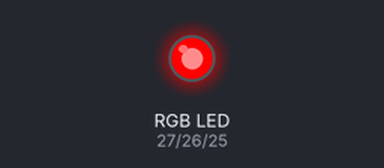
This sketch was run on a simulated ESP32. Shown: an RGB LED mixed from three pins (HIGH = lit).

Above: at 0.2 s.
At 1.2 s:
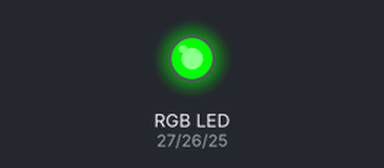
At 1.7 s:
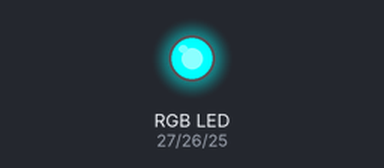
At 2.2 s:
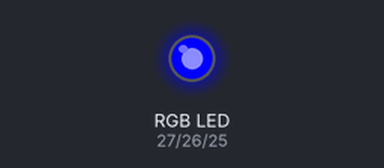
At 3.7 s:
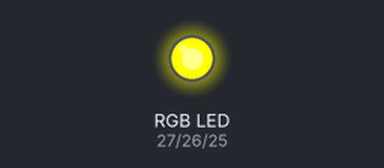
At 5.7 s:
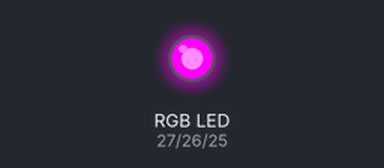
Timing chart, 0 to 6.9 s (numbered marks = the images above):
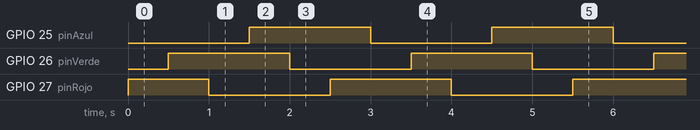

Measured:
- by itself, GPIO 25 (pinAzul), GPIO 26 (pinVerde): alternates HIGH for 1.5 s and LOW for 1.5 s
- by itself, GPIO 27 (pinRojo): repeats every 3.0 s: LOW 1.5 s, HIGH 1.5 s
- by itself, everything shown: repeats every 3.0 s, in 6 steps

The sketch:

LedRgb.ino
```cpp
/**
 * LedRgb.ino - Ejemplo de uso de LED RGB de la Centralita
 *
 * Creado el 16/10/2023 por Kevin Rosa - kevin.ingenieria@digitalcodesign.com
 *
 * Encendido secuencial y combinado de los colores del RGB de la Centralita.
 *
 * Conexiones conectores:
 *   -> Diodo Rojo: PIN27.
 *   -> Diodo Verde: PIN26.
 *   -> Diodo Azul: PIN25.
 */

const int pinRojo = 27;
const int pinVerde = 26;
const int pinAzul = 25;

// Inicialización del sketch
void setup() {

    // Definición de pines como salida
    pinMode(pinRojo, OUTPUT);
    pinMode(pinVerde, OUTPUT);
    pinMode(pinAzul, OUTPUT);

    // Inicializar pines apagados
    digitalWrite(pinRojo, LOW);
    digitalWrite(pinVerde, LOW);
    digitalWrite(pinAzul, LOW);

}

// Bucle principal del sketch
void loop() {

    // Encendemos el color rojo
    digitalWrite(pinRojo, HIGH);
    digitalWrite(pinVerde, LOW);
    digitalWrite(pinAzul, LOW);
    delay(500);

    // Encendemos el color rojo y el verde
    digitalWrite(pinRojo, HIGH);
    digitalWrite(pinVerde, HIGH);
    digitalWrite(pinAzul, LOW);
    delay(500);

    // Encendemos el color verde
    digitalWrite(pinRojo, LOW);
    digitalWrite(pinVerde, HIGH);
    digitalWrite(pinAzul, LOW);
    delay(500);

    // Encendemos el color verde y el azul
    digitalWrite(pinRojo, LOW);
    digitalWrite(pinVerde, HIGH);
    digitalWrite(pinAzul, HIGH);
    delay(500);

    // Encendemos el color Azul
    digitalWrite(pinRojo, LOW);
    digitalWrite(pinVerde, LOW);
    digitalWrite(pinAzul, HIGH);
    delay(500);

    // Encendemos el color azul y el rojo
    digitalWrite(pinRojo, HIGH);
    digitalWrite(pinVerde, LOW);
    digitalWrite(pinAzul, HIGH);
    delay(500);

}
```
